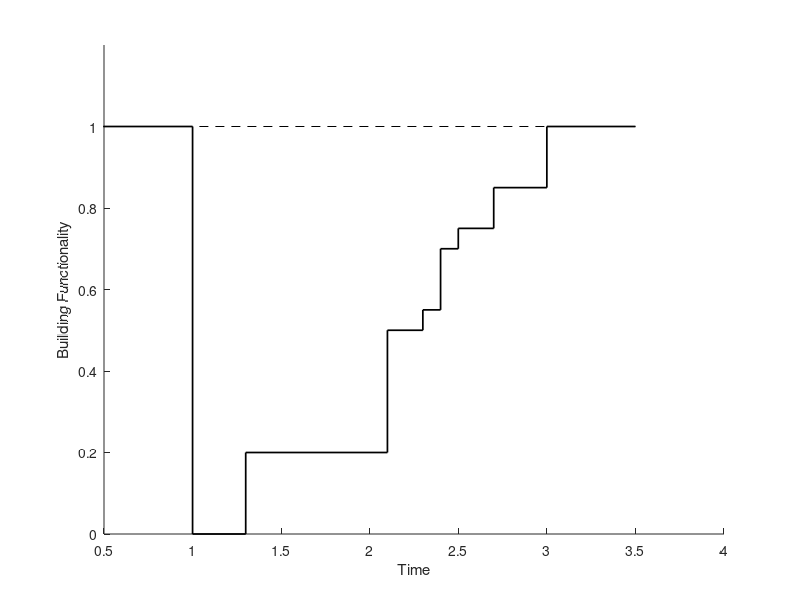

Source code (MATLAB):
clear all
close all
clc

time =          [0 1 1 1.3 1.3 2.1 2.1 2.3 2.3  2.4  2.4 2.5 2.5  2.7  2.7  3    3 3.5];
functionality = [1 1 0 0   0.2 0.2 0.5 0.5 0.55 0.55 0.7 0.7 0.75 0.75 0.85 0.85 1 1];
plot(time,functionality,'k','linewidth',1.25);
hold on
plot([0,3.5],[1,1],'--k')
xlim([0.5,4])
ylim([0, 1.2])
ylabel('Building Functionality')
xlabel('Time')
box off